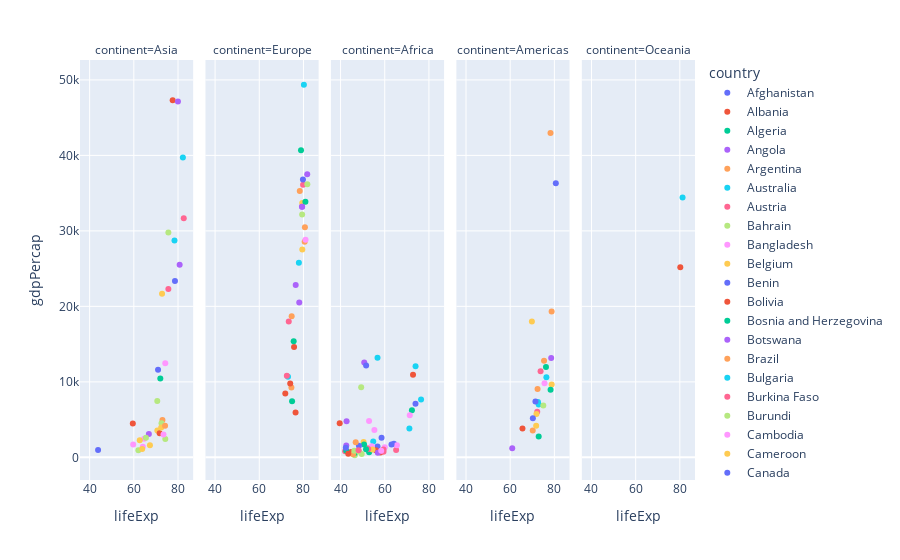

This figure's notebook cell:
### Code cell
#scatter plot
px.scatter(countries_7, 'lifeExp', 'gdpPercap', color= 'country', facet_col= 'continent')
